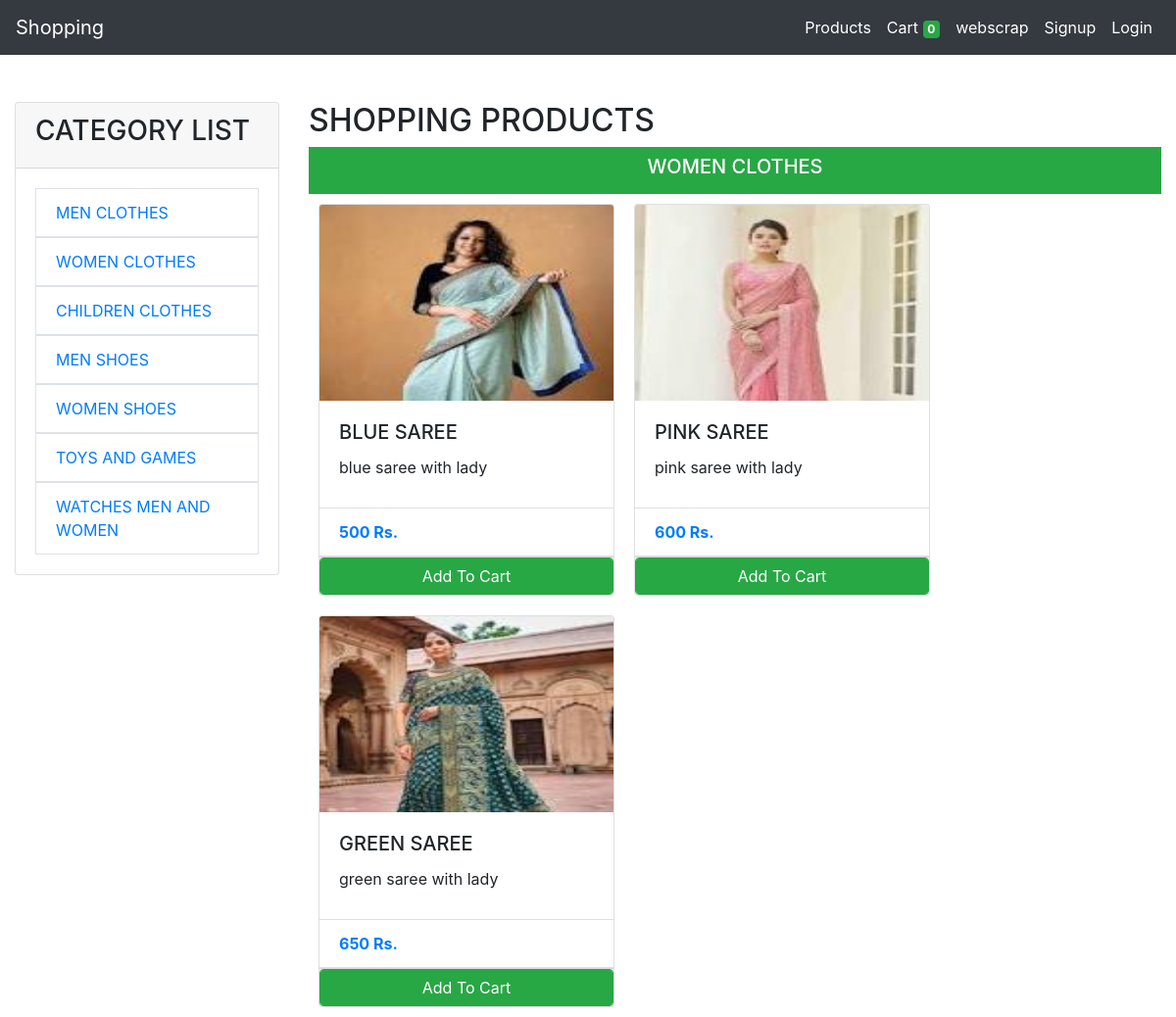
Page /dashboard/2/ on the committed database.
### store/models.py (models this page shows, shortened)
class Category(models.Model):
    name = models.CharField(max_length=50)

class Products(models.Model):
    name = models.CharField(max_length=60)
    price = models.IntegerField(default=0)
    category = models.ForeignKey(Category, on_delete=models.CASCADE, default=1,related_name="categoryname")
    description = models.CharField(max_length=250, default='', blank=True, null=True)
    image = models.ImageField(upload_to='uploads/products/')

### store/views.py (the view, shortened to what this page needs)
# urls.py: path('', Dashboard.as_view(), name='dashboard'),
class Dashboard(View):
    def get(self, request, category_id=None):
        categorylist = Category.objects.all()
        productlist = None
        if category_id:
            category_name=Category.objects.get(id=category_id)
            productlist = Products.objects.filter(category_id=category_id)
        elif categorylist:
            category_name=Category.objects.get(id=categorylist[0].id)
            productlist = Products.objects.filter(category_id=categorylist[0].id)
        context = {
            'category_name':category_name,
            'categorylist': categorylist,
            'productlist': productlist,
        }
        return render(request, 'dashboard.html', context)

### store/templates/dashboard.html (shortened to what this page needs)
{% load cart %}
{% load custom_filter %}
{% include "base.html" %}
    <div class="container-fluid mt-5">
        <div class="row">
            <div class="col-md-3">
                <div class="card">
                    <div class="card-header">
                        <h3>CATEGORY LIST</h3>
                    </div>
                    <div class="card-body">
                        <ul class="list-group list-group-flush">
                            {% for category in categorylist %}
                            <div class="border border-black"> <a class="text-black"
                                    href="{% url 'dashboard_with_category' category.id %}">
                                    <li class="list-group-item">{{ category.name|upper }}</li>
                                </a>
                            </div>
                            {% endfor %}
                        </ul>
                    </div>
                </div>
            </div>
            <div class="col-md-9 ">
                <h2>SHOPPING PRODUCTS</h2>
                <div class="badge-success text-center p-2">
                {% if category_name  %}
                    <h5 >{{category_name.name|upper}}</h5>
                {% else %}
                    <h5 >MENS CLOTHS</h5>
                {% endif %}
                </div>
                <div class="row ">
                    <div class="col d-flex flex-wrap">
                        {% if productlist %}
                        {% for product in productlist %}
                        <div class="card" style=" height: 400px; margin: 10px;">
                            <img class="card-img-top img-fluid " style="height: 200px; width:300px;"
                                src="{{product.image.url}}" alt="Card image cap">
                            <div class="card-body">
                                <h5 class="card-title">{{product.name|upper}}</h5>
                                <p class="card-text">{{product.description|lower}}</p>
                            </div>
                            <ul class="list-group list-group-flush">
                                <li class="list-group-item font-weight-bold text-primary">{{product.price}}&nbsp;Rs.
                                </li>
                            </ul>
                            <div class="card-footer p-0 no-gutters">
                                {% if product|is_in_cart:request.session.cart %}
                                <div class="row no-gutters">
                                    <form action="/#{{product.id}}" class="col-2 " method="post">
                                        {% csrf_token %}
                                        <input hidden type="text" name='product' value='{{product.id}}'>
                                        <input hidden type="text" name='remove' value='True'>
                                        <input type="submit" value=" - " class="btn btn-block btn-success border-right">
                                    </form>
                                    <div class="text-center col btn btn-success">
                                        {{product|cart_quantity:request.session.cart}} in Cart</div>
                                    <form action="/#{{product.id}}" class="col-2 " method="post">
                                        {% csrf_token %}
                                        <input hidden type="text" name='product' value='{{product.id}}'>
                                        <input type="submit" value=" + " class="btn btn-block btn-success border-left">
                                    </form>
                                </div>
                                {% else %}
                                <form action="/#{{product.id}}" method="POST" class="btn-block">
                                    <input type="submit" class="float-right btn btn-success form-control"
                                        value="Add To Cart">
                                </form>
                                {% endif %}
                            </div>
                        </div>
                        {% endfor %}
                        {% else %}
                        <div>
                            <p>No product available</p>
                        </div>
                        {% endif %}
                    </div>
                </div>
            </div>
        </div>
    </div>
{% include "footer.html" %}

### rows in the picture
Category: name "MEN CLOTHES"
Category: name "WOMEN CLOTHES"
Category: name "CHILDREN CLOTHES"
Category: name "MEN SHOES"
Category: name "WOMEN SHOES"
Category: name "TOYS AND GAMES"
Category: name "WATCHES MEN AND WOMEN"
Products: image (picture), name "BLUE SAREE", description "blue saree with lady", price "500"
Products: image (picture), name "PINK SAREE", description "pink saree with lady", price "600"
Products: image (picture), name "GREEN SAREE", description "green saree with lady", price "650"

### other values in the picture
{{ request.session.cart.keys|length }} "0"
